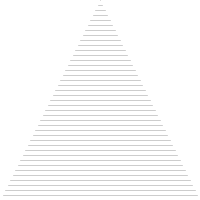
Frame 1 (no input)
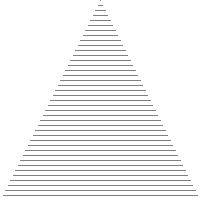
Frame 60 (the mouse pressed at the canvas centre just before this capture)
Frame 120 (the mouse held since frame 60 and released just before this capture): identical to frame 60, image omitted

The Processing sketch that drew these frames (run headless with seeded random() and noise(); from frame 60 on, the mouse is pressed at the canvas centre):

// Processing sketch: processing_14633
// ── processing_14633.pde

void setup(){
size(200,200);
background(255);
}
void draw(){
stroke(127,127,127,100);
for(int x=0; x<200; x=x+5){
   line(100-x/2,x,100+x/2,x);
 }
}
 
                
                                
